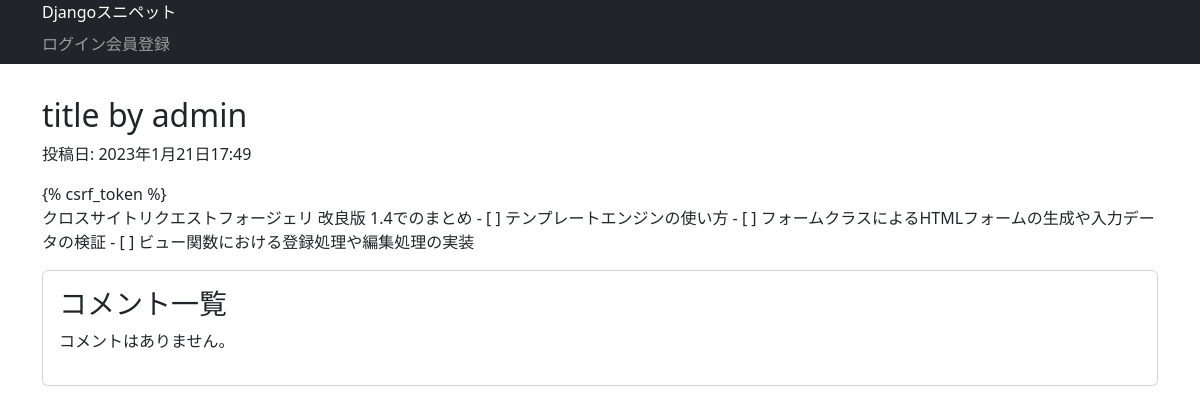
Before: /snippets/3/ with the older database file.
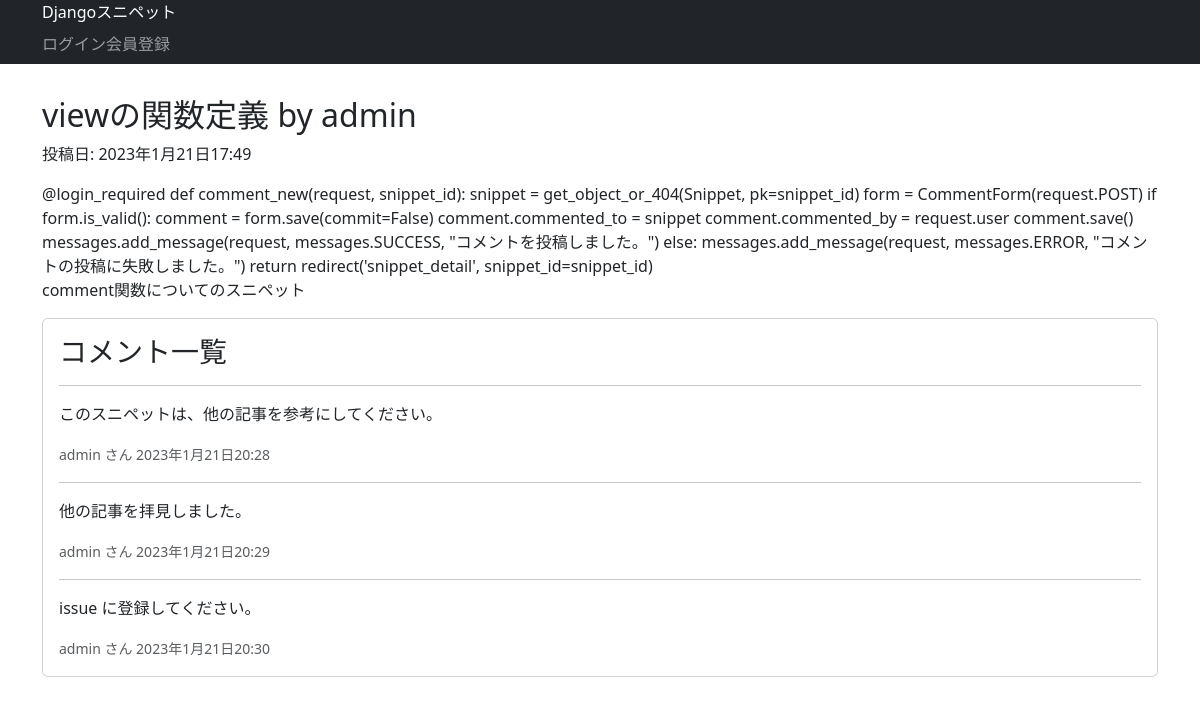
After: the same page with the newer database file.
### snippets/models.py (models this page shows, shortened)
class Snippet(models.Model):
    title = models.CharField('タイトル', max_length=128)
    code = models.TextField('コード', blank=True)
    description = models.TextField('説明', blank=True)
    created_by = models.ForeignKey(settings.AUTH_USER_MODEL,
                                   verbose_name='投稿者',
                                   on_delete=models.CASCADE)
    created_at = models.DateTimeField('投稿日', auto_now_add=True)
    updated_at = models.DateTimeField('更新日', auto_now=True)

class Comment(models.Model):
    text = models.TextField("本文", blank=False)
    commented_at = models.DateTimeField("投稿日", default=timezone.now)
    commented_to = models.ForeignKey(Snippet, verbose_name="スニペット", on_delete=models.CASCADE)
    commented_by = models.ForeignKey(settings.AUTH_USER_MODEL, verbose_name="投稿者", on_delete=models.CASCADE)

### snippets/views.py (the view)
# urls.py: path("<int:snippet_id>/", views.snippet_detail, name="snippet_detail"),
def snippet_detail(request, snippet_id):
    snippet = get_object_or_404(Snippet, pk=snippet_id)
    comments = Comment.objects.filter(commented_to=snippet_id).all()
    comment_form = CommentForm()
    return render(request, 'snippets/snippet_detail.html', {
        'snippet': snippet,
        'comments': comments,
        'comment_form': comment_form
        })

### snippets/templates/snippets/snippet_detail.html (shortened to what this page needs)
{% extends "base.html" %}
{% load pygmentize %}
{% load django_bootstrap5 %}
{% block main %}
<h2>{{ snippet.title }} by {{ snippet.created_by.username }}</h2>
<div class="snippet-date">
    投稿日: {{ snippet.created_at|date:"DATETIME_FORMAT" }}
</div>
<div class="source-code">
    {{ snippet.code|pygmentize:"python3" }}
</div>
<p>{{ snippet.description }}</p>
<div class="card">
    <div class="card-body">
        <h3 class="card-title">コメント一覧</h3>
        {% if comments %}
        {% for comment in comments %}
        <hr/>
        <p class="card-text">{{ comment.text }}</p>
        <small class="text-muted">{{ comment.commented_by.username }} さん {{ comment.commented_at|date:"DATETIME_FORMAT" }}</small>
        {% endfor %}
        {% else %}
        <p>コメントはありません。</p>
        {% endif %}
    </div>
</div>
{% endblock %}

### templates/base.html (shortened to what this page needs)
{% load static %}
{% load django_bootstrap5 %}
<!DOCTYPE html>
<html lang="ja">
<head>
    {% bootstrap_css %}
    <link rel="stylesheet" href="{% static 'snippets/css/style.css' %}">
</head>
<body>
    <nav class="nafbar navbar-expand flex-md-row navbar-dark bg-dark">
        <div class="container justify-content-between">
            <a href="/" class="navbar-brand">Djangoスニペット</a>
            <ul class="navbar-nav mr-md-2">
                {% if user.is_authenticated %}
                <li class="nav-item">
                    <a href="{% url 'logout' %}" class="nav-link">ログアウト</a>
                </li>
                {% else %}
                <li class="nav-item">
                    <a href="{% url 'login' %}" class="nav-link">ログイン</a>
                </li>
                <li class="nav-item">
                    <a href="{% url 'signup' %}" class="nav-link">会員登録</a>
                </li>
                {% endif %}
            </ul>
        </div>
    </nav>
    <main>
        <div class="container">
            {% block main %}{% endblock %}
        </div>
</main>
</body>
</html>

### snippets/static/snippets/css/style.css (style rules this page uses)
main { padding: 2rem 0; }
.snippet-date { margin-bottom: 1rem; }

Changed rows visible on the page:
changed Snippet "admin": title "title" → "viewの関数定義"; code|pygmentize "{% csrf_token %}" → "@login_required def comment_new(request, snippet_id): snippet = get_object_or_404(Snippet, pk=snippet_id) form = CommentForm(request.POST) if form.is_valid(): comment = form.save(commit=False) comment.commented_to = snippet comment.commented_by = request.user comment.save() messages.add_message(request, messages.SUCCESS, \"コメントを投稿しました。\") else: messages.add_message(request, messages.ERROR, \"コメントの投稿に失敗しました。\") return redirect('snippet_detail', snippet_id=snippet_id)"; description "クロスサイトリクエストフォージェリ 改良版 1.4でのまとめ - [ ] テンプレートエンジンの使い方 - [ ] フォームクラスによるHTMLフォームの生成や入力データの検証 - [ ] ビュー関数における登録処理や編集処理の実装" → "comment関数についてのスニペット"
added Comment: text "このスニペットは、他の記事を参考にしてください。", commented_by.username "admin", commented_at "2023年1月21日20:28"
added Comment: text "他の記事を拝見しました。", commented_by.username "admin", commented_at "2023年1月21日20:29"
added Comment: text "issue に登録してください。", commented_by.username "admin", commented_at "2023年1月21日20:30"
Other visible differences:
text no longer shown: "コメントはありません。"
